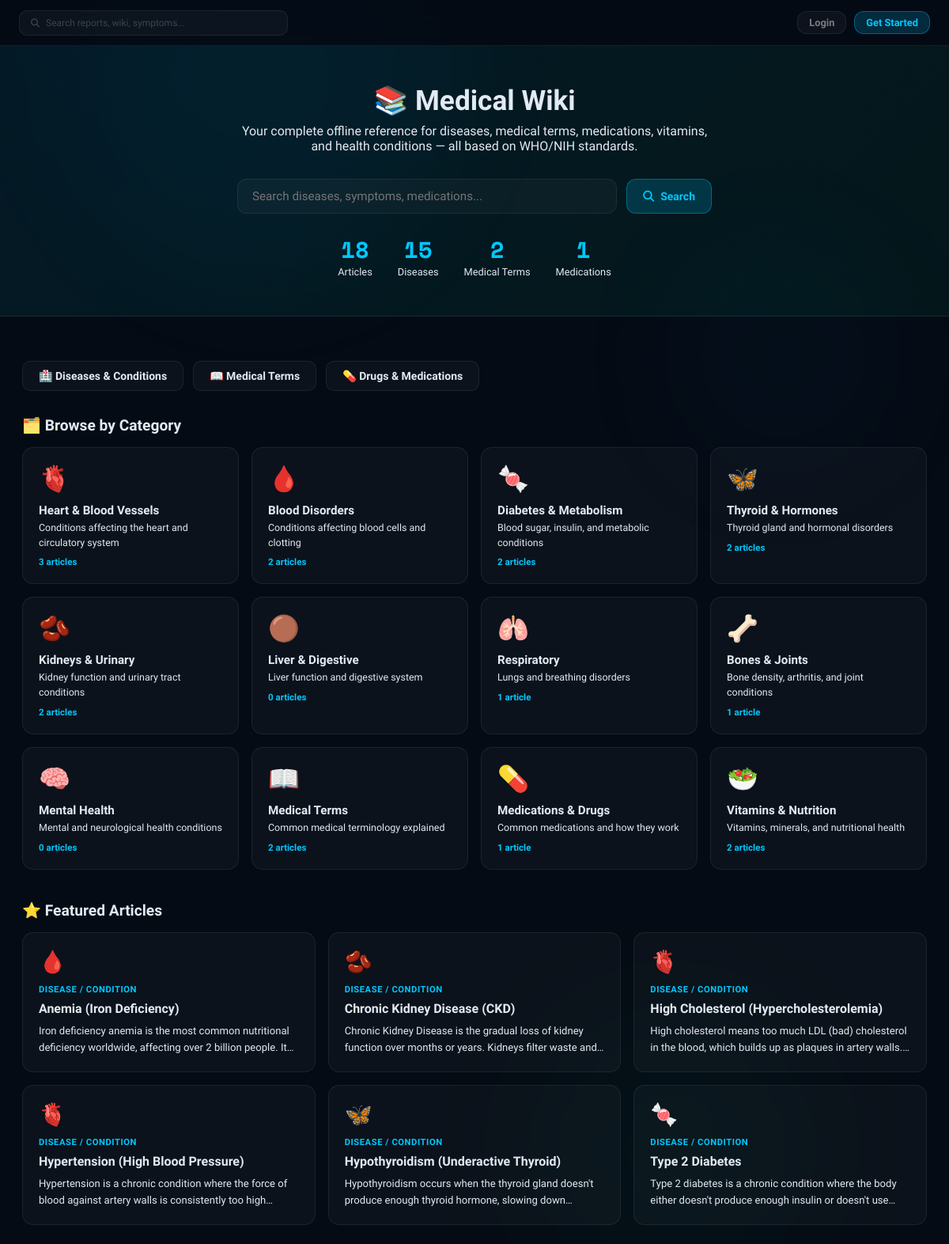
Page /wiki/ on the committed database.
### wiki/models.py (models this page shows, shortened)
class WikiCategory(models.Model):
    name = models.CharField(max_length=100)
    slug = models.SlugField(unique=True)
    icon = models.CharField(max_length=10, default='📋')
    description = models.TextField(blank=True)
    order = models.IntegerField(default=0)
    class Meta:
        ordering = ['order', 'name']
        verbose_name_plural = 'Wiki Categories'

class WikiArticle(models.Model):
    ARTICLE_TYPES = [
        ('disease', 'Disease / Condition'),
        ('term', 'Medical Term'),
        ('drug', 'Drug / Medication'),
    ]
    title = models.CharField(max_length=255)
    slug = models.SlugField(unique=True)
    article_type = models.CharField(max_length=20, choices=ARTICLE_TYPES, default='disease')
    category = models.ForeignKey(WikiCategory, on_delete=models.SET_NULL, null=True, blank=True, related_name='articles')
    icon = models.CharField(max_length=10, default='📋')
    overview = models.TextField()
    symptoms = models.TextField(blank=True)
    causes = models.TextField(blank=True)
    risk_factors = models.TextField(blank=True)
    treatments = models.TextField(blank=True)
    medications = models.TextField(blank=True)
    prevention = models.TextField(blank=True)
    lifestyle_tips = models.TextField(blank=True)
    when_to_see_doctor = models.TextField(blank=True)
    related_tests = models.TextField(blank=True)
    tags = models.CharField(max_length=500, blank=True)
    is_featured = models.BooleanField(default=False)
    created_at = models.DateTimeField(auto_now_add=True)
    updated_at = models.DateTimeField(auto_now=True)
    class Meta:
        ordering = ['title']

### wiki/views.py (the view)
# urls.py: path('wiki/', views.wiki_home, name='wiki_home'),
def wiki_home(request):
    categories = WikiCategory.objects.all()
    featured = WikiArticle.objects.filter(is_featured=True)[:6]
    total_articles = WikiArticle.objects.count()
    diseases = WikiArticle.objects.filter(article_type='disease').count()
    terms = WikiArticle.objects.filter(article_type='term').count()
    drugs = WikiArticle.objects.filter(article_type='drug').count()
    return render(request, 'wiki/wiki_home.html', {
        'categories': categories, 'featured': featured,
        'total_articles': total_articles, 'diseases': diseases,
        'terms': terms, 'drugs': drugs,
    })

### templates/wiki/wiki_home.html (shortened to what this page needs)
{% extends 'base.html' %}
{% block content %}
<div class="wiki-hero">
    <h1>📚 Medical Wiki</h1>
    <p>Your complete offline reference for diseases, medical terms, medications, vitamins, and health conditions — all based on WHO/NIH standards.</p>
    <form class="wiki-search-bar" action="{% url 'wiki_search' %}">
        <input type="text" name="q" placeholder="Search diseases, symptoms, medications..." autofocus>
        <button type="submit" class="btn btn-primary"><i class="fas fa-search"></i> Search</button>
    </form>
    <div class="wiki-stats">
        <div class="wiki-stat"><div class="wiki-stat-num">{{ total_articles }}</div><div class="wiki-stat-label">Articles</div></div>
        <div class="wiki-stat"><div class="wiki-stat-num">{{ diseases }}</div><div class="wiki-stat-label">Diseases</div></div>
        <div class="wiki-stat"><div class="wiki-stat-num">{{ terms }}</div><div class="wiki-stat-label">Medical Terms</div></div>
        <div class="wiki-stat"><div class="wiki-stat-num">{{ drugs }}</div><div class="wiki-stat-label">Medications</div></div>
    </div>
</div>
<div class="main-content">
    <div class="type-nav">
        <a href="{% url 'wiki_type' 'disease' %}" class="type-btn">🏥 Diseases & Conditions</a>
        <a href="{% url 'wiki_type' 'term' %}" class="type-btn">📖 Medical Terms</a>
        <a href="{% url 'wiki_type' 'drug' %}" class="type-btn">💊 Drugs & Medications</a>
    </div>
    <div class="section-title">🗂️ Browse by Category</div>
    <div class="categories-grid">
        {% for cat in categories %}
        <a href="{% url 'wiki_category' cat.slug %}" class="category-card">
            <div class="cat-icon">{{ cat.icon }}</div>
            <div class="cat-name">{{ cat.name }}</div>
            <div class="cat-desc">{{ cat.description }}</div>
            <div class="cat-count">{{ cat.articles.count }} article{{ cat.articles.count|pluralize }}</div>
        </a>
        {% endfor %}
    </div>
    {% if featured %}
    <div class="section-title">⭐ Featured Articles</div>
    <div class="featured-grid">
        {% for article in featured %}
        <a href="{% url 'wiki_article' article.slug %}" class="featured-card">
            <div class="featured-icon">{{ article.icon }}</div>
            <div class="featured-type">{{ article.get_article_type_display }}</div>
            <div class="featured-title">{{ article.title }}</div>
            <div class="featured-overview">{{ article.overview|truncatewords:25 }}</div>
        </a>
        {% endfor %}
    </div>
    {% endif %}
</div>
{% endblock %}

### templates/base.html (style rules this page uses)
:root { --bg: #050b14; --glass: rgba(13,24,37,0.6); --glass2: rgba(255,255,255,0.04); --glass3: rgba(255,255,255,0.03); --border: rgba(255,255,255,0.07); --border2: rgba(255,255,255,0.11); --accent: #00c8ff; --accent2: #00ff9d; --accent3: #ff6b6b; --warn: #ffb347; --text: #e2eaf4; --muted: rgba(255,255,255,0.45); --dim: rgba(255,255,255,0.2); --faint: rgba(255,255,255,0.08); --font: 'Sora', sans-serif; --surface: rgba(255,255,255,0.03); --surface2: rgba(255,255,255,0.05); --radius: 12px; --shadow: 0 4px 16px rgba(0,0,0,0.3); --mono: 'Space Mono', monospace; --blur: blur(20px); --blur-sm: blur(12px); --r: 12px; --r-lg: 16px; --sidebar-w: 220px; }
*, *::before, *::after { box-sizing: border-box; margin: 0; padding: 0; }
html { scroll-behavior: smooth; }
body { font-family: var(--font); background: var(--bg); color: var(--text); min-height: 100vh; display: flex; overflow-x: hidden; }
.main-content { padding: 24px 28px; flex: 1; }
.btn { display:inline-flex; align-items:center; gap:8px; padding:10px 20px; border-radius:var(--r); font-family:var(--font); font-size:0.875rem; font-weight:600; cursor:pointer; transition:all 0.25s; text-decoration:none; border:none; }
.btn-primary { background: rgba(0,200,255,0.18); color: var(--accent); border: 0.5px solid rgba(0,200,255,0.35); backdrop-filter: var(--blur-sm); }

### templates/wiki/wiki_home.html (style rules this page uses)
.wiki-hero { background: linear-gradient(135deg, rgba(0,200,255,0.08), rgba(0,255,157,0.05)); border-bottom: 1px solid var(--border); padding: 3rem 2rem; text-align: center; margin-bottom: 2rem; }
.wiki-hero h1 { font-size: 2.2rem; font-weight: 700; margin-bottom: 0.5rem; }
.wiki-hero p { color: var(--text-muted); max-width: 600px; margin: 0 auto 2rem; }
.wiki-search-bar { display: flex; gap: 0.75rem; max-width: 600px; margin: 0 auto; }
.wiki-search-bar input { flex: 1; background: var(--surface); border: 1px solid var(--border); border-radius: 12px; padding: 12px 18px; color: var(--text); font-family: var(--font); font-size: 0.95rem; outline: none; transition: border-color 0.2s; }
.wiki-stats { display: flex; gap: 2rem; justify-content: center; margin-top: 1.5rem; flex-wrap: wrap; }
.wiki-stat { text-align: center; }
.wiki-stat-num { font-size: 1.8rem; font-weight: 700; color: var(--accent); font-family: var(--mono); }
.wiki-stat-label { font-size: 0.8rem; color: var(--text-muted); }
.section-title { font-size: 1.2rem; font-weight: 700; margin-bottom: 1rem; display: flex; align-items: center; gap: 10px; }
.type-nav { display: flex; gap: 0.75rem; margin-bottom: 2rem; flex-wrap: wrap; }
.type-btn { padding: 10px 20px; border-radius: 10px; text-decoration: none; border: 1px solid var(--border); background: var(--surface); color: var(--text-muted); font-size: 0.875rem; font-weight: 600; transition: all 0.2s; display: flex; align-items: center; gap: 8px; }
.categories-grid { display: grid; grid-template-columns: repeat(auto-fill, minmax(220px, 1fr)); gap: 1rem; margin-bottom: 2.5rem; }
.category-card { background: var(--surface); border: 1px solid var(--border); border-radius: 14px; padding: 1.25rem; text-decoration: none; color: inherit; transition: all 0.25s; display: block; }
.cat-icon { font-size: 2rem; margin-bottom: 0.75rem; }
.cat-name { font-weight: 700; font-size: 0.95rem; margin-bottom: 0.25rem; }
.cat-desc { font-size: 0.78rem; color: var(--text-muted); line-height: 1.5; }
.cat-count { font-size: 0.72rem; color: var(--accent); margin-top: 0.5rem; font-weight: 600; }
.featured-grid { display: grid; grid-template-columns: repeat(auto-fill, minmax(280px, 1fr)); gap: 1rem; }
.featured-card { background: var(--surface); border: 1px solid var(--border); border-radius: 14px; padding: 1.25rem; text-decoration: none; color: inherit; transition: all 0.25s; display: block; }
.featured-icon { font-size: 1.75rem; margin-bottom: 0.75rem; }
.featured-type { font-size: 0.7rem; font-weight: 700; text-transform: uppercase; letter-spacing: 0.05em; color: var(--accent); margin-bottom: 0.5rem; }
.featured-title { font-weight: 700; font-size: 1rem; margin-bottom: 0.5rem; }
.featured-overview { font-size: 0.82rem; color: var(--text-muted); line-height: 1.6; overflow: hidden; display: -webkit-box; -webkit-line-clamp: 2; -webkit-box-orient: vertical; }

### rows in the picture
WikiCategory: icon "🫀", name "Heart & Blood Vessels", description "Conditions affecting the heart and circulatory system", articles.count "3"
WikiCategory: icon "🩸", name "Blood Disorders", description "Conditions affecting blood cells and clotting", articles.count "2"
WikiCategory: icon "🍬", name "Diabetes & Metabolism", description "Blood sugar, insulin, and metabolic conditions", articles.count "2"
WikiCategory: icon "🦋", name "Thyroid & Hormones", description "Thyroid gland and hormonal disorders", articles.count "2"
WikiCategory: icon "🫘", name "Kidneys & Urinary", description "Kidney function and urinary tract conditions", articles.count "2"
WikiCategory: icon "🟤", name "Liver & Digestive", description "Liver function and digestive system", articles.count "0"
WikiCategory: icon "🫁", name "Respiratory", description "Lungs and breathing disorders", articles.count "1"
WikiCategory: icon "🦴", name "Bones & Joints", description "Bone density, arthritis, and joint conditions", articles.count "1"
WikiCategory: icon "🧠", name "Mental Health", description "Mental and neurological health conditions", articles.count "0"
WikiCategory: icon "📖", name "Medical Terms", description "Common medical terminology explained", articles.count "2"
WikiCategory: icon "💊", name "Medications & Drugs", description "Common medications and how they work", articles.count "1"
WikiCategory: icon "🥗", name "Vitamins & Nutrition", description "Vitamins, minerals, and nutritional health", articles.count "2"
WikiArticle: icon "🩸", article_type "DISEASE / CONDITION", title "Anemia (Iron Deficiency)", overview "Iron deficiency anemia is the most common nutritional deficiency worldwide, affecting over 2 billion people.…"
WikiArticle: icon "🫘", article_type "DISEASE / CONDITION", title "Chronic Kidney Disease (CKD)", overview "Chronic Kidney Disease is the gradual loss of kidney function over months or years. Kidneys filter waste…"
WikiArticle: icon "🫀", article_type "DISEASE / CONDITION", title "High Cholesterol (Hypercholesterolemia)", overview "High cholesterol means too much LDL (bad) cholesterol in the blood, which builds up as plaques in artery…"
WikiArticle: icon "🫀", article_type "DISEASE / CONDITION", title "Hypertension (High Blood Pressure)", overview "Hypertension is a chronic condition where the force of blood against artery walls is consistently too…"
WikiArticle: icon "🦋", article_type "DISEASE / CONDITION", title "Hypothyroidism (Underactive Thyroid)", overview "Hypothyroidism occurs when the thyroid gland doesn't produce enough thyroid hormone, slowing…"
WikiArticle: icon "🍬", article_type "DISEASE / CONDITION", title "Type 2 Diabetes", overview "Type 2 diabetes is a chronic condition where the body either doesn't produce enough insulin or doesn't…"

### other values in the picture
{{ total_articles }} "18"
{{ diseases }} "15"
{{ terms }} "2"
{{ drugs }} "1"
